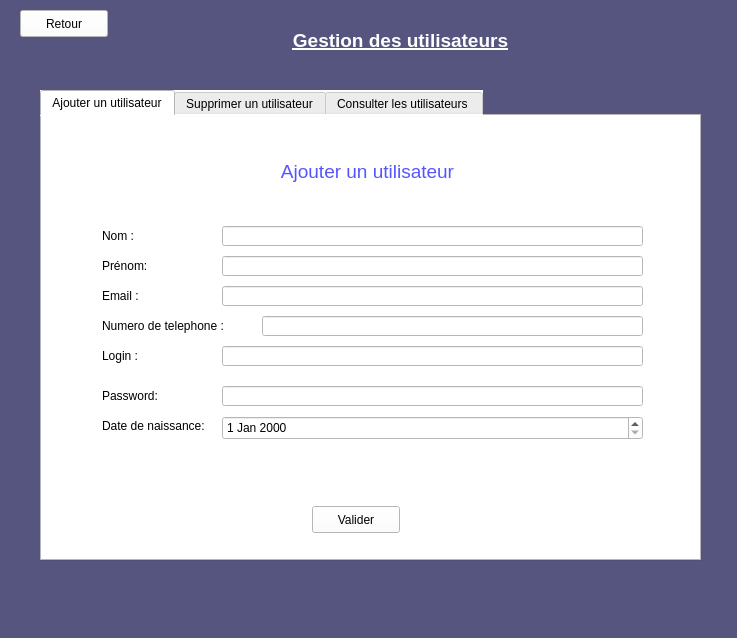
<?xml version="1.0" encoding="UTF-8"?>
<ui version="4.0">
 <class>gestionutilisateur</class>
 <widget class="QMainWindow" name="gestionutilisateur">
  <property name="geometry">
   <rect>
    <x>0</x>
    <y>0</y>
    <width>737</width>
    <height>638</height>
   </rect>
  </property>
  <property name="windowTitle">
   <string>SKYUP AIRLINE</string>
  </property>
  <property name="styleSheet">
   <string notr="true">background-color: rgb(85, 85, 127);</string>
  </property>
  <widget class="QWidget" name="centralwidget">
   <widget class="QLabel" name="label">
    <property name="geometry">
     <rect>
      <x>290</x>
      <y>20</y>
      <width>221</width>
      <height>41</height>
     </rect>
    </property>
    <property name="styleSheet">
     <string notr="true">color: rgb(255, 255, 255);</string>
    </property>
    <property name="text">
     <string>&lt;html&gt;&lt;head/&gt;&lt;body&gt;&lt;p align=&quot;center&quot;&gt;&lt;span style=&quot; font-size:14pt; font-weight:600; text-decoration: underline; color:#ffffff;&quot;&gt;Gestion des utilisateurs&lt;/span&gt;&lt;/p&gt;&lt;/body&gt;&lt;/html&gt;</string>
    </property>
   </widget>
   <widget class="QTabWidget" name="tabWidget">
    <property name="geometry">
     <rect>
      <x>40</x>
      <y>90</y>
      <width>661</width>
      <height>471</height>
     </rect>
    </property>
    <property name="styleSheet">
     <string notr="true">background-color: rgb(255, 255, 255);</string>
    </property>
    <property name="currentIndex">
     <number>0</number>
    </property>
    <widget class="QWidget" name="ajouterUsers">
     <attribute name="title">
      <string>Ajouter un utilisateur</string>
     </attribute>
     <widget class="QLabel" name="label_32">
      <property name="geometry">
       <rect>
        <x>220</x>
        <y>40</y>
        <width>211</width>
        <height>31</height>
       </rect>
      </property>
      <property name="styleSheet">
       <string notr="true">color: rgb(85, 85, 255);</string>
      </property>
      <property name="text">
       <string>&lt;html&gt;&lt;head/&gt;&lt;body&gt;&lt;p align=&quot;center&quot;&gt;&lt;span style=&quot; font-size:14pt;&quot;&gt;Ajouter un utilisateur&lt;/span&gt;&lt;/p&gt;&lt;/body&gt;&lt;/html&gt;</string>
      </property>
     </widget>
     <widget class="QLabel" name="label_3">
      <property name="geometry">
       <rect>
        <x>60</x>
        <y>110</y>
        <width>111</width>
        <height>20</height>
       </rect>
      </property>
      <property name="text">
       <string>Nom :</string>
      </property>
     </widget>
     <widget class="QLineEdit" name="nameUser">
      <property name="geometry">
       <rect>
        <x>180</x>
        <y>110</y>
        <width>421</width>
        <height>20</height>
       </rect>
      </property>
     </widget>
     <widget class="QLabel" name="label_4">
      <property name="geometry">
       <rect>
        <x>60</x>
        <y>140</y>
        <width>111</width>
        <height>20</height>
       </rect>
      </property>
      <property name="text">
       <string>Prénom:</string>
      </property>
     </widget>
     <widget class="QLineEdit" name="prenomUser">
      <property name="geometry">
       <rect>
        <x>180</x>
        <y>140</y>
        <width>421</width>
        <height>20</height>
       </rect>
      </property>
     </widget>
     <widget class="QLineEdit" name="emailUser">
      <property name="geometry">
       <rect>
        <x>180</x>
        <y>170</y>
        <width>421</width>
        <height>20</height>
       </rect>
      </property>
     </widget>
     <widget class="QLabel" name="label_5">
      <property name="geometry">
       <rect>
        <x>60</x>
        <y>170</y>
        <width>111</width>
        <height>20</height>
       </rect>
      </property>
      <property name="text">
       <string>Email :</string>
      </property>
     </widget>
     <widget class="QLineEdit" name="telUser">
      <property name="geometry">
       <rect>
        <x>220</x>
        <y>200</y>
        <width>381</width>
        <height>20</height>
       </rect>
      </property>
     </widget>
     <widget class="QLabel" name="label_6">
      <property name="geometry">
       <rect>
        <x>60</x>
        <y>200</y>
        <width>151</width>
        <height>20</height>
       </rect>
      </property>
      <property name="text">
       <string>Numero de telephone :</string>
      </property>
     </widget>
     <widget class="QLineEdit" name="loginUser">
      <property name="geometry">
       <rect>
        <x>180</x>
        <y>230</y>
        <width>421</width>
        <height>20</height>
       </rect>
      </property>
     </widget>
     <widget class="QLabel" name="label_7">
      <property name="geometry">
       <rect>
        <x>60</x>
        <y>230</y>
        <width>111</width>
        <height>20</height>
       </rect>
      </property>
      <property name="text">
       <string>Login :</string>
      </property>
     </widget>
     <widget class="QLabel" name="label_8">
      <property name="geometry">
       <rect>
        <x>60</x>
        <y>300</y>
        <width>111</width>
        <height>20</height>
       </rect>
      </property>
      <property name="text">
       <string>Date de naissance:</string>
      </property>
     </widget>
     <widget class="QDateEdit" name="dateNaissanceUser">
      <property name="geometry">
       <rect>
        <x>180</x>
        <y>300</y>
        <width>421</width>
        <height>24</height>
       </rect>
      </property>
     </widget>
     <widget class="QPushButton" name="validerAjouterUser">
      <property name="geometry">
       <rect>
        <x>270</x>
        <y>390</y>
        <width>88</width>
        <height>27</height>
       </rect>
      </property>
      <property name="text">
       <string>Valider</string>
      </property>
     </widget>
     <widget class="QLabel" name="label_9">
      <property name="geometry">
       <rect>
        <x>60</x>
        <y>270</y>
        <width>111</width>
        <height>20</height>
       </rect>
      </property>
      <property name="text">
       <string>Password:</string>
      </property>
     </widget>
     <widget class="QLineEdit" name="passwodUser">
      <property name="geometry">
       <rect>
        <x>180</x>
        <y>270</y>
        <width>421</width>
        <height>20</height>
       </rect>
      </property>
      <property name="echoMode">
       <enum>QLineEdit::Password</enum>
      </property>
     </widget>
     <widget class="QLabel" name="textSetting">
      <property name="geometry">
       <rect>
        <x>60</x>
        <y>350</y>
        <width>551</width>
        <height>16</height>
       </rect>
      </property>
      <property name="text">
       <string/>
      </property>
     </widget>
    </widget>
    <widget class="QWidget" name="supprimerUsers">
     <attribute name="title">
      <string>Supprimer un utilisateur</string>
     </attribute>
     <widget class="QLineEdit" name="numUser">
      <property name="geometry">
       <rect>
        <x>280</x>
        <y>90</y>
        <width>311</width>
        <height>20</height>
       </rect>
      </property>
     </widget>
     <widget class="QPushButton" name="supprimerButton">
      <property name="geometry">
       <rect>
        <x>300</x>
        <y>390</y>
        <width>75</width>
        <height>23</height>
       </rect>
      </property>
      <property name="text">
       <string>Valider </string>
      </property>
     </widget>
     <widget class="QLabel" name="label_29">
      <property name="geometry">
       <rect>
        <x>60</x>
        <y>90</y>
        <width>181</width>
        <height>20</height>
       </rect>
      </property>
      <property name="text">
       <string>Numéro de l'utilisateur :</string>
      </property>
     </widget>
     <widget class="QLabel" name="label_30">
      <property name="geometry">
       <rect>
        <x>60</x>
        <y>130</y>
        <width>221</width>
        <height>20</height>
       </rect>
      </property>
      <property name="text">
       <string>Les informations d'un utilisateur:</string>
      </property>
     </widget>
     <widget class="QLabel" name="label_28">
      <property name="geometry">
       <rect>
        <x>190</x>
        <y>20</y>
        <width>211</width>
        <height>31</height>
       </rect>
      </property>
      <property name="styleSheet">
       <string notr="true">color: rgb(85, 85, 255);</string>
      </property>
      <property name="text">
       <string>&lt;html&gt;&lt;head/&gt;&lt;body&gt;&lt;p align=&quot;center&quot;&gt;&lt;span style=&quot; font-size:14pt;&quot;&gt;Supprimer un utilisateur&lt;/span&gt;&lt;/p&gt;&lt;/body&gt;&lt;/html&gt;</string>
      </property>
     </widget>
     <widget class="QTableView" name="tableView_suppUser">
      <property name="geometry">
       <rect>
        <x>60</x>
        <y>150</y>
        <width>541</width>
        <height>231</height>
       </rect>
      </property>
     </widget>
     <widget class="QLabel" name="testSupp">
      <property name="geometry">
       <rect>
        <x>60</x>
        <y>60</y>
        <width>541</width>
        <height>16</height>
       </rect>
      </property>
      <property name="text">
       <string/>
      </property>
     </widget>
    </widget>
    <widget class="QWidget" name="consulterUsers">
     <attribute name="title">
      <string>Consulter les utilisateurs </string>
     </attribute>
     <widget class="QLabel" name="label_31">
      <property name="geometry">
       <rect>
        <x>170</x>
        <y>20</y>
        <width>271</width>
        <height>31</height>
       </rect>
      </property>
      <property name="styleSheet">
       <string notr="true">color: rgb(85, 85, 255);</string>
      </property>
      <property name="text">
       <string>&lt;html&gt;&lt;head/&gt;&lt;body&gt;&lt;p align=&quot;center&quot;&gt;&lt;span style=&quot; font-size:14pt;&quot;&gt;Consulter la liste des utilisateurs&lt;/span&gt;&lt;/p&gt;&lt;/body&gt;&lt;/html&gt;</string>
      </property>
     </widget>
     <widget class="QTableView" name="ConsulterUsers_tableView">
      <property name="geometry">
       <rect>
        <x>40</x>
        <y>90</y>
        <width>561</width>
        <height>291</height>
       </rect>
      </property>
     </widget>
    </widget>
   </widget>
   <widget class="QPushButton" name="pushButton">
    <property name="geometry">
     <rect>
      <x>20</x>
      <y>10</y>
      <width>88</width>
      <height>27</height>
     </rect>
    </property>
    <property name="styleSheet">
     <string notr="true">background-color: rgb(255, 255, 255);</string>
    </property>
    <property name="text">
     <string>Retour</string>
    </property>
   </widget>
  </widget>
  <widget class="QMenuBar" name="menubar">
   <property name="geometry">
    <rect>
     <x>0</x>
     <y>0</y>
     <width>737</width>
     <height>22</height>
    </rect>
   </property>
  </widget>
  <widget class="QStatusBar" name="statusbar"/>
 </widget>
 <resources/>
 <connections/>
</ui>
